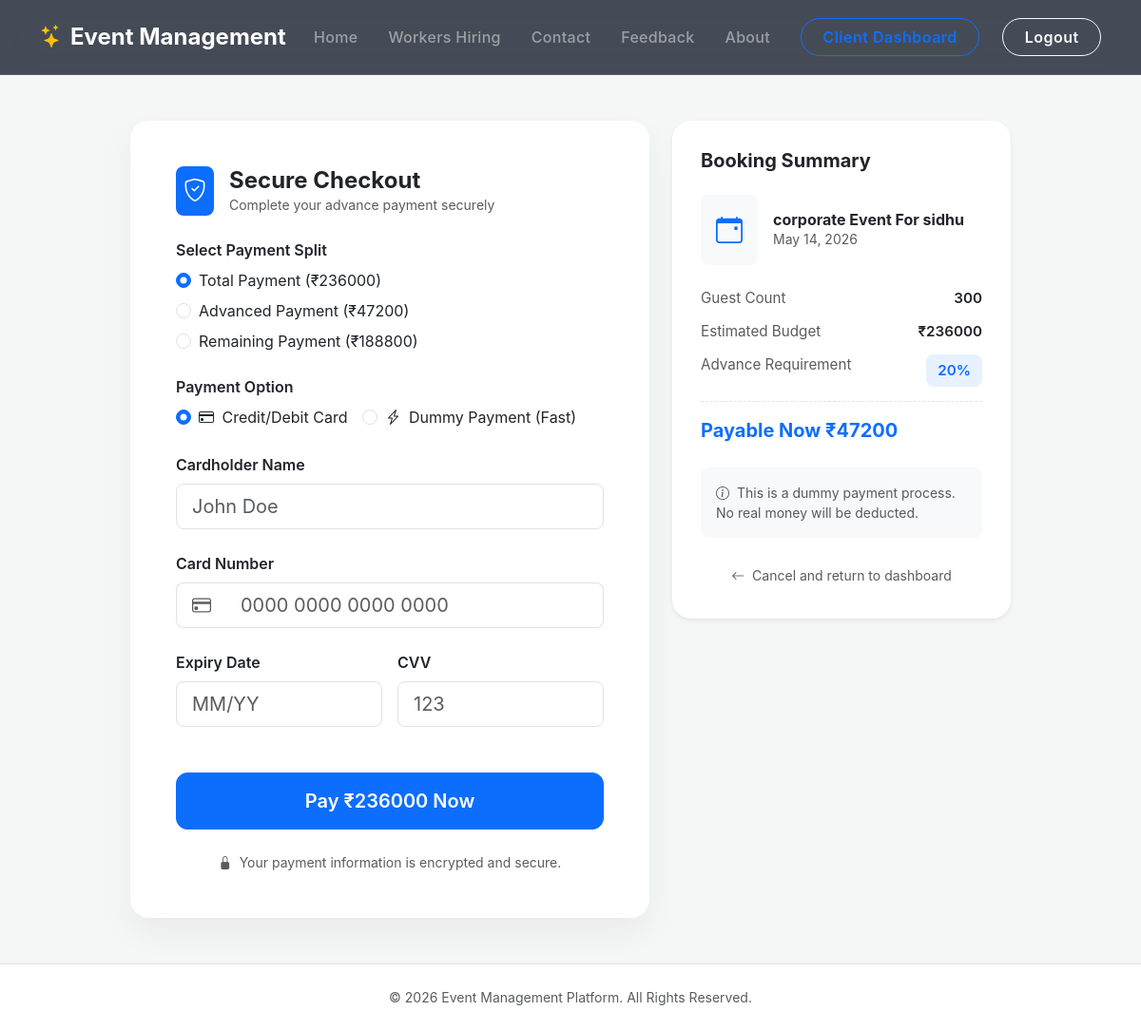
Page /checkout/10/ (signed in) on the committed database.
### event_services/models.py (models this page shows, shortened)
class Booking(models.Model):
    STATUS_CHOICES = [
        ("Pending", "Pending"),
        ("Confirmed", "Confirmed"),
        ("Completed", "Completed"),
        ("Cancelled", "Cancelled"),
    ]
    PAYMENT_STATUS_CHOICES = [
        ("Unpaid", "Unpaid"),
        ("Advance Paid", "Advance Paid"),
        ("Fully Paid", "Fully Paid"),
    ]
    user = models.ForeignKey(User, on_delete=models.CASCADE, related_name="bookings")
    service = models.ForeignKey(Service, on_delete=models.SET_NULL, null=True, blank=True)
    event_name = models.CharField(max_length=200, blank=True, null=True, help_text="Custom name if no service selected")
    event_date = models.DateField()
    guest_count = models.IntegerField(default=50)
    budget_estimate = models.IntegerField(default=0)
    advance_amount = models.IntegerField(default=0)
    total_amount_paid = models.IntegerField(default=0)
    payment_status = models.CharField(max_length=20, choices=PAYMENT_STATUS_CHOICES, default="Unpaid")
    transaction_id = models.CharField(max_length=100, blank=True, null=True)
    status = models.CharField(max_length=20, choices=STATUS_CHOICES, default="Pending")
    created_at = models.DateTimeField(auto_now_add=True)

### pages/views.py (the view)
# urls.py: path('checkout/<int:booking_id>/', views.checkout, name='checkout'),
@login_required(login_url="login")
def checkout(request, booking_id):
    booking = get_object_or_404(Booking, id=booking_id, user=request.user)
    if booking.payment_status != "Unpaid":
        messages.info(request, "Payment for this booking has already been processed.")
        return redirect("dashboard")
    return render(request, "checkout.html", {"booking": booking})

### templates/checkout.html (shortened to what this page needs)
{% load static %}
<!DOCTYPE html>
<html lang="en">
<head>
    <link href="https://cdn.jsdelivr.net/npm/bootstrap@5.3.3/dist/css/bootstrap.min.css" rel="stylesheet">
    <link rel="stylesheet" href="https://cdn.jsdelivr.net/npm/bootstrap-icons@1.11.3/font/bootstrap-icons.min.css">
</head>
<body>
{% include 'navbar.html' %}
<div class="container py-5">
    <div class="row g-4 justify-content-center">
        <div class="col-lg-6">
            <div class="card checkout-card p-4 p-md-5">
                <div class="d-flex align-items-center mb-4">
                    <div class="bg-primary text-white rounded-3 p-2 me-3">
                        <i class="bi bi-shield-check fs-4"></i>
                    </div>
                    <div>
                        <h4 class="fw-bold mb-0">Secure Checkout</h4>
                        <p class="text-muted small mb-0">Complete your advance payment securely</p>
                    </div>
                </div>
                <form action="{% url 'process_payment' booking.id %}" method="POST">
                    <div class="mb-4">
                        <label class="form-label fw-semibold">Select Payment Split</label>
                        <div class="form-check mb-2">
                            <input class="form-check-input" type="radio" name="payment_amount_split" id="payTotal" value="total" onchange="updatePayAmount(this.dataset.amount)" data-amount="{{ booking.budget_estimate }}" checked>
                            <label class="form-check-label" for="payTotal">
                                Total Payment (₹{{ booking.budget_estimate }})
                            </label>
                        </div>
                        <div class="form-check mb-2">
                            <input class="form-check-input" type="radio" name="payment_amount_split" id="payAdvance" value="advance" onchange="updatePayAmount(this.dataset.amount)" data-amount="{{ booking.advance_amount }}">
                            <label class="form-check-label" for="payAdvance">
                                Advanced Payment (₹{{ booking.advance_amount }})
                            </label>
                        </div>
                        <div class="form-check mb-2">
                            <input class="form-check-input" type="radio" name="payment_amount_split" id="payRemaining" value="remaining" onchange="updatePayAmount(this.dataset.amount)" data-amount="{% widthratio booking.budget_estimate 100 80 %}">
                            <label class="form-check-label" for="payRemaining">
                                Remaining Payment (₹{% widthratio booking.budget_estimate 100 80 %})
                            </label>
                        </div>
                    </div>
                    <div class="mb-4">
                        <label class="form-label fw-semibold">Payment Option</label>
                        <div class="d-flex gap-3">
                            <div class="form-check">
                                <input class="form-check-input" type="radio" name="payment_option" id="methodCard" value="card" onchange="toggleCardDetails(true)" checked>
                                <label class="form-check-label" for="methodCard"><i class="bi bi-credit-card me-1"></i> Credit/Debit Card</label>
                            </div>
                            <div class="form-check">
                                <input class="form-check-input" type="radio" name="payment_option" id="methodDummy" value="dummy" onchange="toggleCardDetails(false)">
                                <label class="form-check-label" for="methodDummy"><i class="bi bi-lightning-charge me-1"></i> Dummy Payment (Fast)</label>
                            </div>
                        </div>
                    </div>
                    <div id="cardDetails">
                    <div class="mb-4">
                        <label class="form-label fw-semibold">Cardholder Name</label>
                        <input type="text" class="form-control form-control-lg card-input" placeholder="John Doe" required>
                    </div>
                    <div class="mb-4">
                        <label class="form-label fw-semibold">Card Number</label>
                        <div class="input-group input-group-lg">
                            <span class="input-group-text bg-white border-end-0 text-muted"><i class="bi bi-credit-card"></i></span>
                            <input type="text" class="form-control border-start-0 card-input" placeholder="0000 0000 0000 0000" maxlength="19" required>
                        </div>
                    </div>
                    <div class="row g-3 mb-5">
                        <div class="col-6">
                            <label class="form-label fw-semibold">Expiry Date</label>
                            <input type="text" class="form-control form-control-lg card-input" placeholder="MM/YY" maxlength="5" required>
                        </div>
                        <div class="col-6">
                            <label class="form-label fw-semibold">CVV</label>
                            <input type="text" class="form-control form-control-lg card-input" placeholder="123" maxlength="3" required>
                        </div>
                    </div>
                    </div>
                    <div class="d-grid mt-4">
                        <button type="submit" class="btn btn-primary btn-pay btn-lg" id="pay_btn">
                            Pay ₹{{ booking.budget_estimate }} Now
                        </button>
                    </div>
                    <p class="text-center text-muted small mt-4 mb-0">
                        <i class="bi bi-lock-fill me-1"></i> Your payment information is encrypted and secure.
                    </p>
                </form>
            </div>
        </div>
        <div class="col-lg-4">
            <div class="payment-sidebar shadow-sm">
                <h5 class="fw-bold mb-4">Booking Summary</h5>
                <div class="d-flex align-items-center mb-4">
                    <div class="flex-shrink-0">
                        <div class="rounded-3 bg-light p-3">
                            <i class="bi bi-calendar-event fs-3 text-primary"></i>
                        </div>
                    </div>
                    <div class="flex-grow-1 ms-3">
                        <h6 class="fw-bold mb-0">
                            {% if booking.service %}{{ booking.service.title }}{% else %}{{ booking.event_name }}{% endif %}
                        </h6>
                        <p class="text-muted small mb-0">{{ booking.event_date|date:"F d, Y" }}</p>
                    </div>
                </div>
                <div class="summary-item">
                    <span class="text-muted">Guest Count</span>
                    <span class="fw-semibold">{{ booking.guest_count }}</span>
                </div>
                <div class="summary-item">
                    <span class="text-muted">Estimated Budget</span>
                    <span class="fw-semibold">₹{{ booking.budget_estimate }}</span>
                </div>
                <div class="summary-item">
                    <span class="text-muted">Advance Requirement</span>
                    <span class="badge-advance">20%</span>
                </div>
                <div class="summary-total">
                    <span>Payable Now</span>
                    <span>₹{{ booking.advance_amount }}</span>
                </div>
                <div class="mt-4 p-3 bg-light rounded-3 small text-muted">
                    <i class="bi bi-info-circle me-1"></i> This is a dummy payment process. No real money will be deducted.
                </div>
                <a href="{% url 'dashboard' %}" class="btn btn-link btn-sm w-100 mt-4 text-decoration-none text-muted">
                    <i class="bi bi-arrow-left me-1"></i> Cancel and return to dashboard
                </a>
            </div>
        </div>
    </div>
</div>
<footer class="py-4 bg-white border-top text-center mt-auto">
    <div class="container">
        <p class="mb-0 small text-muted">
            © {% now "Y" %} Event Management Platform. All Rights Reserved.
        </p>
    </div>
</footer>
</body>
</html>

### templates/checkout.html (style rules this page uses)
body { background-color: #f4f7f6; font-family: 'Inter', sans-serif; }
.checkout-card { border-radius: 20px; border: none; box-shadow: 0 15px 35px rgba(0,0,0,0.05); }
.payment-sidebar { background-color: #fff; border-radius: 20px; padding: 30px; }
.summary-item { display: flex; justify-content: space-between; margin-bottom: 12px; font-size: 0.95rem; }
.summary-total { border-top: 1px dashed #dee2e6; margin-top: 15px; padding-top: 15px; font-weight: 700; font-size: 1.25rem; color: #0d6efd; }
.btn-pay { padding: 14px; font-weight: 600; border-radius: 12px; transition: all 0.3s ease; }
.badge-advance { background-color: #e7f1ff; color: #0d6efd; font-weight: 600; padding: 6px 12px; border-radius: 8px; }

### rows in the picture
Booking: budget_estimate "236000", advance_amount "47200", budget_estimate "188800", event_name "corporate Event For sidhu", event_date "May 14, 2026", guest_count "300"
